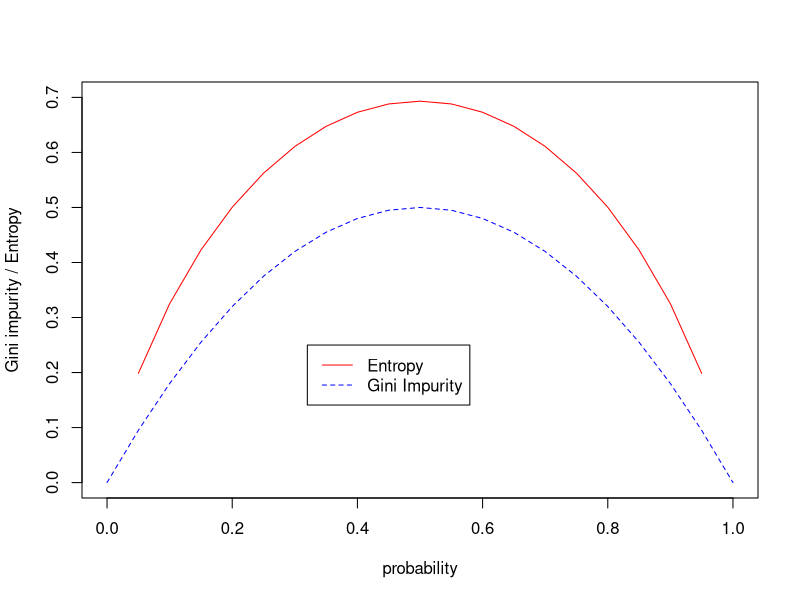

This figure's R source:

x <- seq(0, 1, 0.05)

# The entropy function for a two-class classification.
entropy <- - x * log(x) - (1-x) * log(1-x)

# The gini impurity function for a two-class classification.
gini_impurity <- 1 - x ^ 2 - (1-x) ^ 2


# Plot the distribution of entropy first.
plot(x, entropy, type="l", col="red", 
	 xlab = "probability", ylab="Gini impurity / Entropy", lty=1, ylim=c(0, 0.7))

# Plot the gini_impurity further.
lines(x, gini_impurity, col="blue", lty=20)

legend(0.32, 0.25, c("Entropy", "Gini Impurity"),
	col=c("red", "blue"), lty=c(1, 20))
